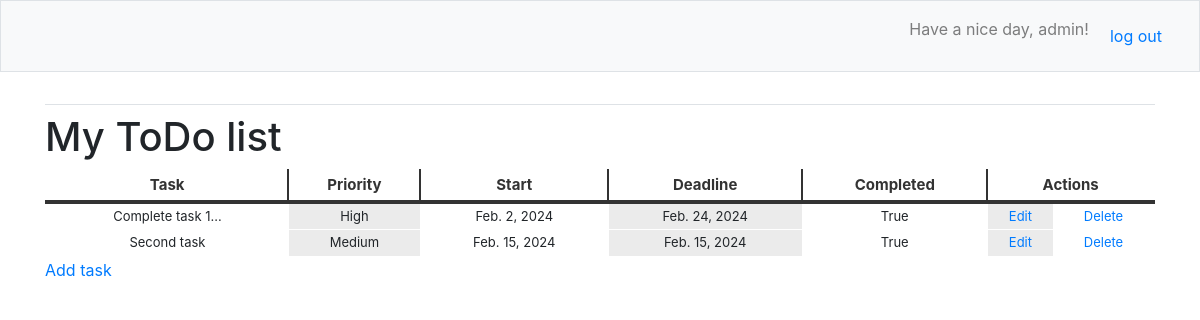
The app's page / (signed in) with its own data.
### base/models.py (models this page shows, shortened)
class Task(models.Model):
    CHOICES = (
        ('High', 'High'),
        ('Medium', 'Medium'),
        ('Low', 'Low'),
    )
    user = models.ForeignKey(
        User, on_delete=models.CASCADE, null=True, blank=True)
    title = models.CharField(max_length=200)
    complete = models.BooleanField(default=False)
    created = models.DateTimeField(auto_now_add=True)
    priority = models.CharField(max_length=300, choices=CHOICES)
    date_start = models.DateField()
    date_end = models.DateField()
    class Meta:
        ordering = ['created']

### base/views.py (the view)
# urls.py: path('', TaskList.as_view(), name='tasks'),
class TaskList(LoginRequiredMixin, ListView):
    model = Task
    context_object_name = "tasks"
    def get_context_data(self, **kwargs):
        context = super().get_context_data(**kwargs)
        context['tasks'] = context['tasks'].filter(user=self.request.user)
        context['count'] = context['tasks'].filter(complete=False).count()
        return context

### base/templates/base/task_list.html (shortened to what this page needs)
{% extends 'base/base.html' %}
{% block content %}
<h1>My ToDo list</h1>
<table class="greyGridTable">
    <thead>
    <tr>
        <th>Task</th>
        <th>Priority</th>
        <th>Start</th>
        <th>Deadline</th>
        <th>Completed</th>
        <th colspan="2">Actions</th>
    </tr>
    </thead>
    {% for task in tasks %}
    <tbody>
    <tr>
        <td>{{task.title}}</td>
        <td>{{task.priority}}</td>
        <td>{{task.date_start}}</td>
        <td>{{task.date_end}}</td>
        <td>{{task.complete}}</td>
        <td><a href="{% url 'task-update' task.id %}"> Edit </a></td>
        <td><a href="{% url 'task-delete' task.id %}"> Delete </a></td>
    </tr>
    </tbody>
    {% empty %}
<h3> you have no tasks yet</h3>
{% endfor %}
</table>
<a href="{% url 'task-create' %}">Add task</a>
{% endblock content %}

### base/templates/base/base.html (shortened to what this page needs)
{% load bootstrap4 %}
<!doctype html>
<html lang="en">
<head>
	{% bootstrap_css %}
</head>
<body>
<nav class="navbar navbar-expand-md navbar-light bg-light mb-4 border">
	<div class="collapse navbar-collapse" id="navbarCollapse">
		<ul class="navbar-nav ml-auto">
			{% if request.user.is_authenticated %}
				<li class="nav-item">
					<span class="navbar-text">Have a nice day, {{request.user}}!</span>
				</li>
                <form class = "nav-link" action="{% url 'logout' %}" method="post">
                    <button class="btn btn-link" type="submit">log out</button>
                    </form>
			{% else %}
				<li class="nav-item">
					<a class="nav-link" href="{% url 'login' %}">Log in</a></li>
			{% endif %}
		</ul>
	</div>
</nav>
<main role="main" class="container">
	<div class="pb-2 mb-2 border-bottom">
	</div>
	<div>
		{% block content %}{% endblock content %}
	</div>
</main>
</body>

### base/templates/base/task_list.html (style rules this page uses)
table.greyGridTable { border: 2px solid #ffffff; width: 100%; text-align: center; border-collapse: collapse; }
table.greyGridTable td, table.greyGridTable th { border: 1px solid #ffffff; padding: 3px 4px; }
table.greyGridTable tbody td { font-size: 13px; }
table.greyGridTable td:nth-child(even) { background: #ebebeb; }
table.greyGridTable thead { background: #ffffff; border-bottom: 4px solid #333333; }
table.greyGridTable thead th { font-size: 15px; font-weight: bold; color: #333333; text-align: center; border-left: 2px solid #333333; }
table.greyGridTable thead th:first-child { border-left: none; }

### records on screen
Task: title "Complete task 1...", priority "High", date_start "Feb. 2, 2024", date_end "Feb. 24, 2024", complete "True"
Task: title "Second task", priority "Medium", date_start "Feb. 15, 2024", date_end "Feb. 15, 2024", complete "True"

### other values on screen
{{ request.user }} "admin"
